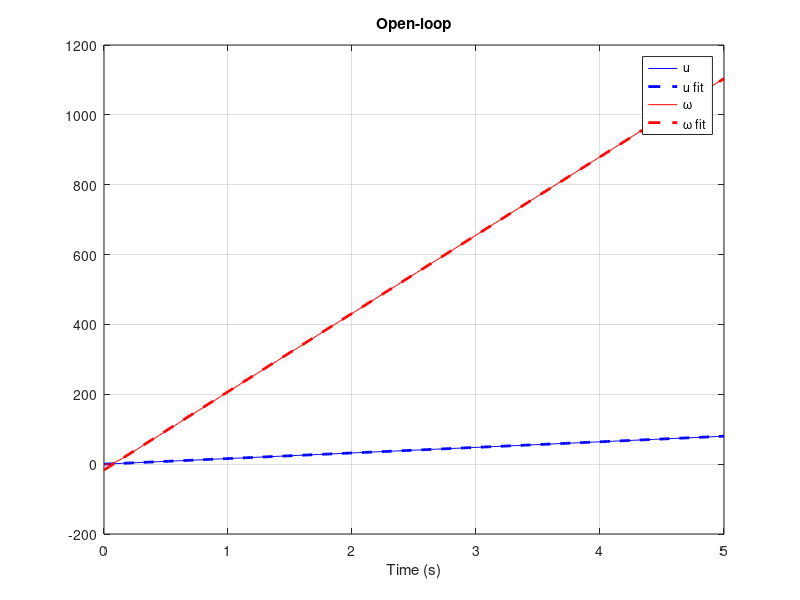
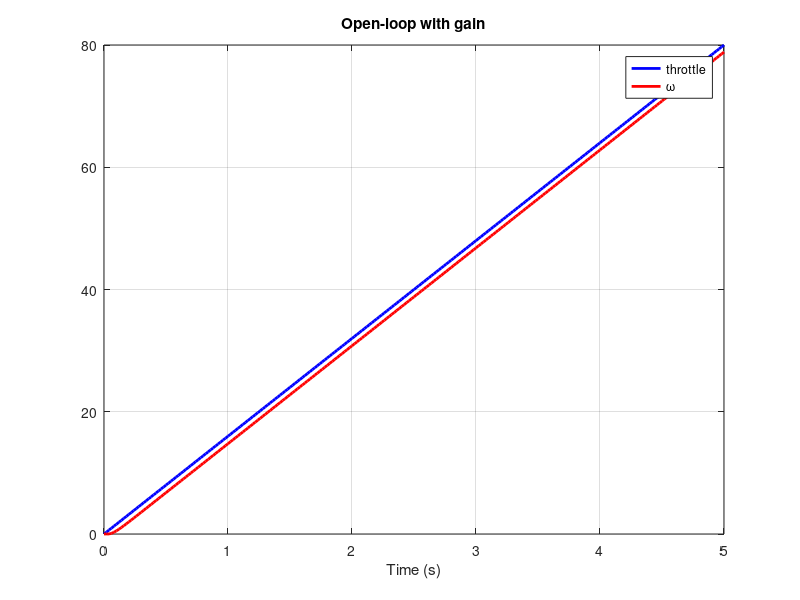
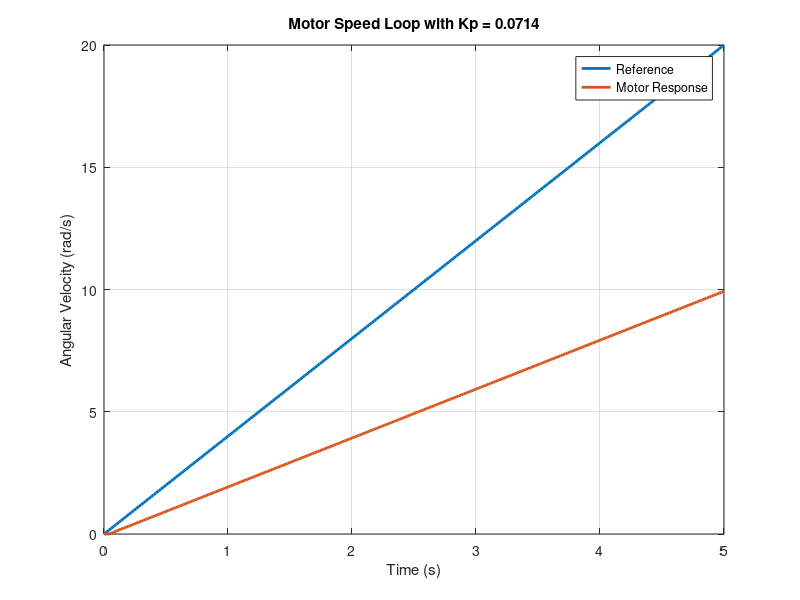
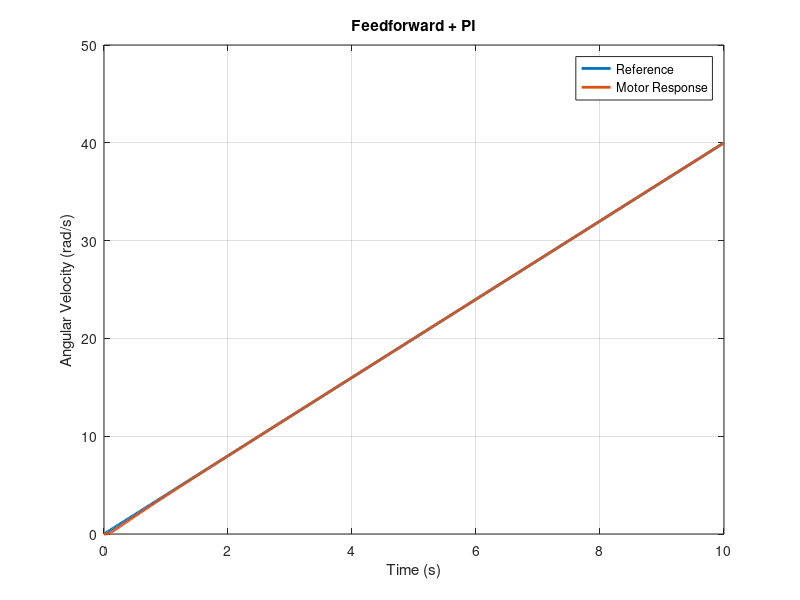

The MATLAB script that drew these images, in order:
clc;
clear;
close all;

%% sample time
Ts = 0.02;

%% motor model

num = [0 43.99];
den = [1 -0.7224 0.05095];

G_rpm = tf(num, den, Ts);

%% convert RPM -> rad/s

rpm_to_rads = 2*pi/60;

G = G_rpm * rpm_to_rads;

%% time vector

t = 0:Ts:5;

%% open-loop throttle input
% Ramp from 0% to 20%

u = 80 * (t / max(t));

%% simulate

omega = lsim(G, u, t);

%% linear fit

p_u = polyfit(t, u, 1); %is already linear     
p_w = polyfit(t, omega, 1);

du_dt = p_u(1)
dw_dt = p_w(1)

K_est = dw_dt / du_dt % dc gain

Kp_est = 1 / K_est %proportional control

%% plot

figure(1);

u_fit = polyval(p_u, t);
w_fit = polyval(p_w, t);

plot(t, u, 'b', t, u_fit, '--b', 'LineWidth', 2);
hold on;
plot(t, omega, 'r', t, w_fit, '--r', 'LineWidth', 2);

grid on;

legend('u', 'u fit', '\omega', '\omega fit');
xlabel('Time (s)');    
title('Open-loop');


%% open-loop + gain
Kp_par = Kp_est;
omega = lsim(Kp_par*G, u, t);

%% plot

figure(2);

plot(t, u, 'b', 'LineWidth', 2);
hold on;
plot(t, omega, 'r', 'LineWidth', 2);

grid on;

legend('throttle','\omega');
xlabel('Time (s)');    
title('Open-loop with gain');

%% CLOSED_LOOP

%% gains

Kp = 0.0714; %*2.7;  
C = Kp;

%% closed-loop

sys_cl = feedback(C*G, 1);

%% input

w_ref = 20 * (t/5); % ramp from 0 to 20 rad/s

% w_ref = t>1; % step input


%% response

w_out = lsim(sys_cl, w_ref, t);

%% plot

figure(3);
plot(t, w_ref, 'LineWidth', 2);
hold on;
plot(t, w_out, 'LineWidth', 2);

grid on;

xlabel('Time (s)');
ylabel('Angular Velocity (rad/s)');

legend('Reference', 'Motor Response');

title(['Motor Speed Loop with Kp = ', num2str(Kp)]);

%% closed-loop with feedward

t = 0:Ts:10;

% w_ref = 20* (t>1);

w_ref = 20*(t/5);

% Kp = 0.01;
% Ki = 0.05;

Kp = 0.0;
Ki = 0.1;

Kff = 1/14;

u = zeros(size(t));
w_out = zeros(size(t));

integrator = 0;

for k = 2:length(t)

    e = w_ref(k-1) - w_out(k-1);

    integrator = integrator + Ki*e*Ts;

    % offset = 50;
    offset = 0;

    u(k) = offset + Kff*w_ref(k) + Kp*e + integrator;

    u(k) = min(max(u(k),0),100);

    w_temp = lsim(G,u(1:k),t(1:k));

    w_out(k) = w_temp(end);

end

figure(4);
plot(t,w_ref,'LineWidth',2);
hold on;
plot(t,w_out,'LineWidth',2);

grid on;

xlabel('Time (s)');
ylabel('Angular Velocity (rad/s)');

legend('Reference','Motor Response');
title('Feedforward + PI');
